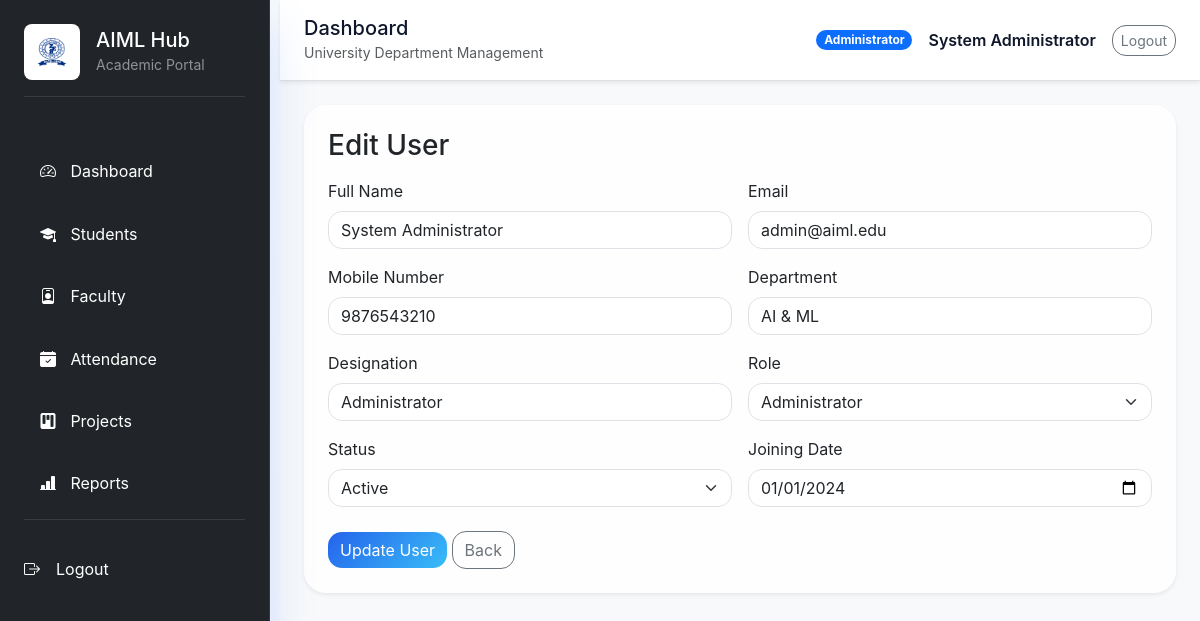
/admin/users/edit.php?id=1 (signed in), run on the app's committed database.
### tables this page shows
CREATE TABLE IF NOT EXISTS users (
  id INT AUTO_INCREMENT PRIMARY KEY,
  full_name VARCHAR(150) NOT NULL,
  name VARCHAR(150) DEFAULT NULL,
  email VARCHAR(150) NOT NULL UNIQUE,
  mobile VARCHAR(20) DEFAULT NULL,
  password_hash VARCHAR(255) NOT NULL,
  password VARCHAR(255) DEFAULT NULL,
  department VARCHAR(100) DEFAULT NULL,
  designation VARCHAR(100) DEFAULT NULL,
  role_id INT DEFAULT NULL,
  role VARCHAR(50) DEFAULT NULL,
  status VARCHAR(20) NOT NULL DEFAULT 'active',
  is_active TINYINT(1) NOT NULL DEFAULT 1,
  joining_date DATE DEFAULT NULL,
  last_login DATETIME DEFAULT NULL,
  profile_photo VARCHAR(255) DEFAULT NULL,
  created_at TIMESTAMP DEFAULT CURRENT_TIMESTAMP,
  FOREIGN KEY (role_id) REFERENCES roles(id) ON DELETE SET NULL
);

CREATE TABLE IF NOT EXISTS roles (
  id INT AUTO_INCREMENT PRIMARY KEY,
  name VARCHAR(100) NOT NULL,
  created_at TIMESTAMP DEFAULT CURRENT_TIMESTAMP
);

### admin/users/edit.php (the view, shortened to what this page needs)
<?php
require_once __DIR__ . '/../../includes/header_admin.php';
$pdo = getDbConnection();
$roles = $pdo->query('SELECT id, name FROM roles ORDER BY id')->fetchAll();
$id = (int)($_GET['id'] ?? 0);
$stmt = $pdo->prepare('SELECT * FROM users WHERE id = ? LIMIT 1');
$stmt->execute([$id]);
$user = $stmt->fetch();
?>
<div class="card shadow-sm border-0 p-4">
    <h3 class="mb-3">Edit User</h3>
    <form method="post">
        <div class="row g-3">
            <div class="col-md-6"><label class="form-label">Full Name</label><input type="text" name="full_name" class="form-control" value="<?= htmlspecialchars($user['full_name'], ENT_QUOTES, 'UTF-8') ?>" required></div>
            <div class="col-md-6"><label class="form-label">Email</label><input type="email" name="email" class="form-control" value="<?= htmlspecialchars($user['email'], ENT_QUOTES, 'UTF-8') ?>" required></div>
            <div class="col-md-6"><label class="form-label">Mobile Number</label><input type="text" name="mobile" class="form-control" value="<?= htmlspecialchars($user['mobile'] ?? '', ENT_QUOTES, 'UTF-8') ?>"></div>
            <div class="col-md-6"><label class="form-label">Department</label><input type="text" name="department" class="form-control" value="<?= htmlspecialchars($user['department'] ?? '', ENT_QUOTES, 'UTF-8') ?>"></div>
            <div class="col-md-6"><label class="form-label">Designation</label><input type="text" name="designation" class="form-control" value="<?= htmlspecialchars($user['designation'] ?? '', ENT_QUOTES, 'UTF-8') ?>"></div>
            <div class="col-md-6"><label class="form-label">Role</label><select name="role_id" class="form-select" required><option value="">Select role</option><?php foreach ($roles as $role): ?><option value="<?= $role['id'] ?>" <?= (int)$user['role_id'] === (int)$role['id'] ? 'selected' : '' ?>><?= htmlspecialchars($role['name'], ENT_QUOTES, 'UTF-8') ?></option><?php endforeach; ?></select></div>
            <div class="col-md-6"><label class="form-label">Status</label><select name="status" class="form-select"><option value="active" <?= $user['status'] === 'active' ? 'selected' : '' ?>>Active</option></select></div>
            <div class="col-md-6"><label class="form-label">Joining Date</label><input type="date" name="joining_date" class="form-control" value="<?= htmlspecialchars($user['joining_date'] ?? '', ENT_QUOTES, 'UTF-8') ?>"></div>
        </div>
        <button class="btn btn-primary mt-4">Update User</button>
        <a class="btn btn-outline-secondary mt-4" href="list.php">Back</a>
    </form>
</div>
<?php require_once __DIR__ . '/../../includes/footer_admin.php'; ?>

### assets/css/admin.css (style rules this page uses)
html, body { height: 100%; }
body { font-family: 'Inter', 'Poppins', 'Segoe UI', sans-serif; background: linear-gradient(135deg, #f8fafc 0%, #eef2ff 100%); color: #0f172a; overflow-x: hidden; }
html { scroll-behavior: smooth; }
.card { border: none; border-radius: 22px; box-shadow: 0 18px 40px rgba(15, 23, 42, 0.08); background: rgba(255,255,255,0.8); backdrop-filter: blur(18px); }
.btn, .form-control, .form-select { border-radius: 14px; }
.btn-primary { background: linear-gradient(135deg, #2563eb 0%, #38bdf8 100%); border: none; }

### data on the page
users: full_name "System Administrator", email "admin@aiml.edu", mobile "9876543210", department "AI & ML", designation "Administrator", role_id "Administrator", status "Active", joining_date "01/01/2024"

### other printed values
$user['role_name'] "Administrator"
$user['full_name'] "System Administrator"
